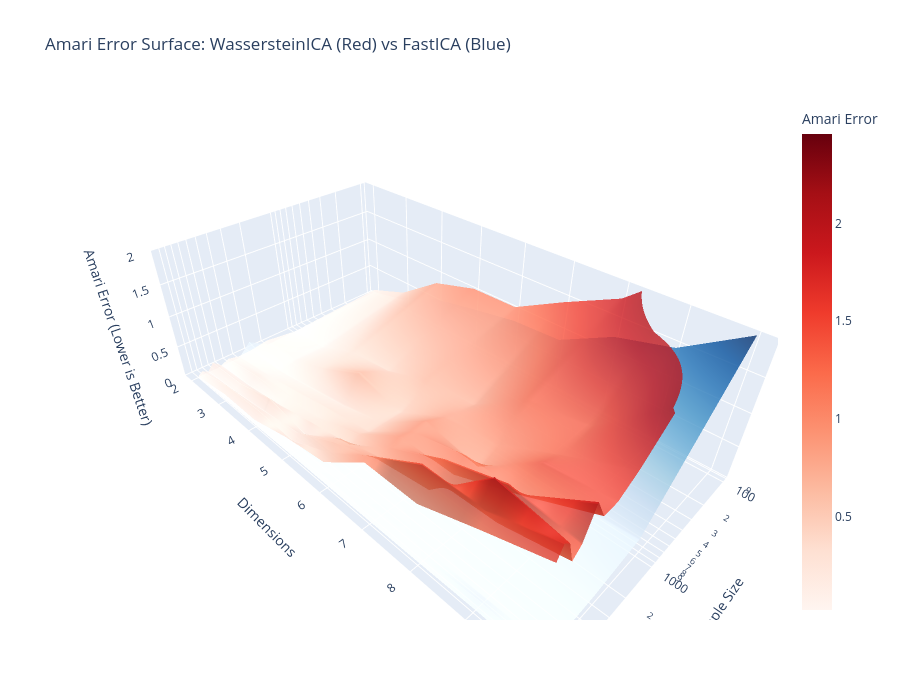

This figure's notebook cell:
### Code cell
# ==========================================
# 4. 3D Interactive Surface Plot
# ==========================================

# Aggregate data (Mean over trials)
df_avg = df_results.groupby(['Dimension', 'Samples', 'Method'])['Amari'].mean().reset_index()

# Pivot data for Surface Plot (X=Samples, Y=Dim, Z=Amari)
# We swap X and Y usually for better visual in 3D
pivot_fast = df_avg[df_avg['Method'] == 'FastICA'].pivot(index='Dimension', columns='Samples', values='Amari')
pivot_wass = df_avg[df_avg['Method'] == 'WassersteinICA'].pivot(index='Dimension', columns='Samples', values='Amari')

# X and Y coordinates
x_vals = pivot_fast.columns  # Samples
y_vals = pivot_fast.index    # Dimensions

fig = go.Figure()

# Surface 1: FastICA (Blue-ish)
fig.add_trace(go.Surface(
    z=pivot_fast.values,
    x=x_vals,
    y=y_vals,
    colorscale='Blues',
    opacity=0.8,
    name='FastICA',
    showscale=False,
    colorbar=dict(title='FastICA', x=0)
))

# Surface 2: WassersteinICA (Red/Orange)
fig.add_trace(go.Surface(
    z=pivot_wass.values,
    x=x_vals,
    y=y_vals,
    colorscale='Reds',
    opacity=0.8,
    name='WassersteinICA',
    showscale=True,
    colorbar=dict(title='Amari Error')
))

fig.update_layout(
    title='Amari Error Surface: WassersteinICA (Red) vs FastICA (Blue)',
    scene=dict(
        xaxis_title='Sample Size',
        yaxis_title='Dimensions',
        zaxis_title='Amari Error (Lower is Better)',
        xaxis_type='log',  # Log scale for Sample Size makes it easier to read
        zaxis=dict(range=[0, 2.0]) # Crop huge errors
    ),
    width=900,
    height=700,
)

fig.show()

### Figure 1 — Plotly figure (JSON) as saved in the notebook; plotly's stock layout.template omitted (floating-point values rounded to 4 significant figures)
{"data": [{"colorbar": {"title": {"text": "FastICA"}, "x": 0}, "colorscale": [[0, "rgb(247,251,255)"], [0.125, "rgb(222,235,247)"], [0.25, "rgb(198,219,239)"], [0.375, "rgb(158,202,225)"], [0.5, "rgb(107,174,214)"], [0.625, "rgb(66,146,198)"], [0.75, "rgb(33,113,181)"], [0.875, "rgb(8,81,156)"], [1, "rgb(8,48,107)"]], "name": "FastICA", "opacity": 0.8, "showscale": false, "type": "surface", "x": [100, 1000, 2000, 3000, 4000, 5000, 6000, 7000, 8000, 9000, 10000], "y": [2, 3, 4, 5, 6, 7, 8, 9, 10], "z": [[0.08428, 0.0309, 0.018, 0.2054, 0.01158, 0.0174, 0.01212, 0.008416, 0.008544, 0.01036, 0.007613], [0.2424, 0.1675, 0.155, 0.02184, 0.01966, 0.1498, 0.02049, 0.0203, 0.01299, 0.01685, 0.01761], [0.5575, 0.08206, 0.05511, 0.05496, 0.04381, 0.03496, 0.03297, 0.02957, 0.03258, 0.03209, 0.02566], [0.7011, 0.1288, 0.07574, 0.1341, 0.05635, 0.05726, 0.04076, 0.1154, 0.0354, 0.03744, 0.03849], [0.8307, 0.1451, 0.1773, 0.09144, 0.07055, 0.06591, 0.05685, 0.05659, 0.04597, 0.04877, 0.04413], [0.8653, 0.2216, 0.1264, 0.08461, 0.09017, 0.0825, 0.06796, 0.06017, 0.06175, 0.0548, 0.05038], [1.268, 0.2224, 0.1625, 0.1213, 0.1012, 0.08589, 0.07543, 0.07382, 0.0699, 0.06681, 0.05826], [1.472, 0.2258, 0.1544, 0.1388, 0.1101, 0.09512, 0.1001, 0.08415, 0.07872, 0.1138, 0.07207], [1.996, 0.2794, 0.1944, 0.1437, 0.1267, 0.1133, 0.1009, 0.1019, 0.08998, 0.07926, 0.07376]]}, {"colorbar": {"title": {"text": "Amari Error"}}, "colorscale": [[0, "rgb(255,245,240)"], [0.125, "rgb(254,224,210)"], [0.25, "rgb(252,187,161)"], [0.375, "rgb(252,146,114)"], [0.5, "rgb(251,106,74)"], [0.625, "rgb(239,59,44)"], [0.75, "rgb(203,24,29)"], [0.875, "rgb(165,15,21)"], [1, "rgb(103,0,13)"]], "name": "WassersteinICA", "opacity": 0.8, "showscale": true, "type": "surface", "x": [100, 1000, 2000, 3000, 4000, 5000, 6000, 7000, 8000, 9000, 10000], "y": [2, 3, 4, 5, 6, 7, 8, 9, 10], "z": [[0.1296, 0.02964, 0.09517, 0.05174, 0.04295, 0.08109, 0.03035, 0.1354, 0.0227, 0.07451, 0.02019], [0.378, 0.1015, 0.1105, 0.07118, 0.1157, 0.172, 0.07395, 0.1636, 0.07552, 0.2114, 0.128], [0.8488, 0.3682, 0.3541, 0.1786, 0.2203, 0.1902, 0.1623, 0.3321, 0.1661, 0.2374, 0.1213], [1.047, 0.4338, 0.6759, 0.2942, 0.3472, 0.3034, 0.3232, 0.1884, 0.2799, 0.1942, 0.3046], [1.056, 0.6936, 0.461, 0.4591, 0.4562, 0.5223, 0.4459, 0.6116, 0.6221, 0.5189, 0.4196], [1.448, 0.7333, 0.8379, 0.961, 0.9445, 0.9686, 0.8987, 0.8113, 0.885, 0.9892, 0.9462], [1.811, 1.255, 0.9372, 0.8024, 1.117, 0.9592, 1.266, 1.06, 1.001, 1.415, 0.9375], [2.459, 1.351, 1.293, 1.404, 1.105, 1.269, 1.501, 1.084, 1.736, 1.399, 1.223], [2.325, 2.041, 1.642, 1.472, 1.467, 1.766, 1.378, 1.263, 1.577, 1.653, 1.493]]}], "layout": {"height": 700, "scene": {"xaxis": {"title": {"text": "Sample Size"}, "type": "log"}, "yaxis": {"title": {"text": "Dimensions"}}, "zaxis": {"range": [0, 2], "title": {"text": "Amari Error (Lower is Better)"}}}, "title": {"text": "Amari Error Surface: WassersteinICA (Red) vs FastICA (Blue)"}, "width": 900}}
